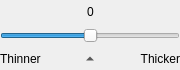
<?xml version="1.0" encoding="UTF-8"?>
<ui version="4.0">
 <class>output::OtsuBinarizationOptionsWidget</class>
 <widget class="QWidget" name="output::OtsuBinarizationOptionsWidget">
  <property name="geometry">
   <rect>
    <x>0</x>
    <y>0</y>
    <width>180</width>
    <height>70</height>
   </rect>
  </property>
  <property name="sizePolicy">
   <sizepolicy hsizetype="Preferred" vsizetype="Preferred">
    <horstretch>0</horstretch>
    <verstretch>0</verstretch>
   </sizepolicy>
  </property>
  <property name="windowTitle">
   <string>Form</string>
  </property>
  <layout class="QVBoxLayout" name="verticalLayout">
   <property name="spacing">
    <number>4</number>
   </property>
   <property name="leftMargin">
    <number>0</number>
   </property>
   <property name="topMargin">
    <number>0</number>
   </property>
   <property name="rightMargin">
    <number>0</number>
   </property>
   <property name="bottomMargin">
    <number>0</number>
   </property>
   <item>
    <layout class="QHBoxLayout" name="horizontalLayout">
     <property name="spacing">
      <number>6</number>
     </property>
     <property name="sizeConstraint">
      <enum>QLayout::SetDefaultConstraint</enum>
     </property>
     <item>
      <spacer name="horizontalSpacer_45">
       <property name="orientation">
        <enum>Qt::Horizontal</enum>
       </property>
       <property name="sizeHint" stdset="0">
        <size>
         <width>1</width>
         <height>1</height>
        </size>
       </property>
      </spacer>
     </item>
     <item>
      <widget class="QLabel" name="thresholLabel">
       <property name="frameShape">
        <enum>QFrame::NoFrame</enum>
       </property>
       <property name="text">
        <string>0</string>
       </property>
      </widget>
     </item>
     <item>
      <spacer name="horizontalSpacer_46">
       <property name="orientation">
        <enum>Qt::Horizontal</enum>
       </property>
       <property name="sizeHint" stdset="0">
        <size>
         <width>1</width>
         <height>1</height>
        </size>
       </property>
      </spacer>
     </item>
    </layout>
   </item>
   <item>
    <widget class="QSlider" name="thresholdSlider">
     <property name="minimum">
      <number>-30</number>
     </property>
     <property name="maximum">
      <number>30</number>
     </property>
     <property name="pageStep">
      <number>5</number>
     </property>
     <property name="tracking">
      <bool>true</bool>
     </property>
     <property name="orientation">
      <enum>Qt::Horizontal</enum>
     </property>
     <property name="invertedAppearance">
      <bool>false</bool>
     </property>
     <property name="invertedControls">
      <bool>false</bool>
     </property>
     <property name="tickPosition">
      <enum>QSlider::NoTicks</enum>
     </property>
    </widget>
   </item>
   <item>
    <layout class="QHBoxLayout" name="horizontalLayout_2">
     <property name="spacing">
      <number>0</number>
     </property>
     <item>
      <widget class="QLabel" name="lighterThresholdLink">
       <property name="text">
        <string>Thinner</string>
       </property>
      </widget>
     </item>
     <item>
      <widget class="QToolButton" name="neutralThresholdBtn">
       <property name="cursor">
        <cursorShape>PointingHandCursor</cursorShape>
       </property>
       <property name="text">
        <string/>
       </property>
       <property name="iconSize">
        <size>
         <width>12</width>
         <height>12</height>
        </size>
       </property>
       <property name="toolButtonStyle">
        <enum>Qt::ToolButtonIconOnly</enum>
       </property>
       <property name="autoRaise">
        <bool>true</bool>
       </property>
       <property name="arrowType">
        <enum>Qt::UpArrow</enum>
       </property>
      </widget>
     </item>
     <item>
      <widget class="QLabel" name="darkerThresholdLink">
       <property name="text">
        <string>Thicker</string>
       </property>
       <property name="alignment">
        <set>Qt::AlignRight|Qt::AlignTrailing|Qt::AlignVCenter</set>
       </property>
      </widget>
     </item>
    </layout>
   </item>
  </layout>
 </widget>
 <resources/>
 <connections/>
</ui>
